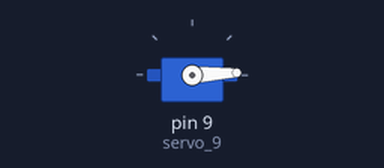
The sketch below on a simulated Arduino Uno, built with avr-gcc and run on an emulated ATmega328P. On the bench: servo.

Above: at 0.05 s.
At 1.3 s:
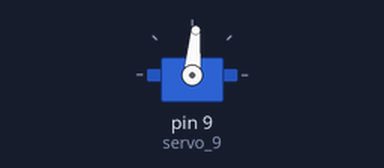
At 2.6 s:
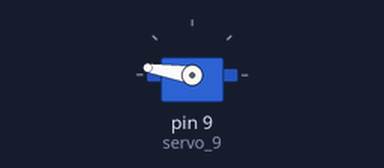
At 5.2 s:
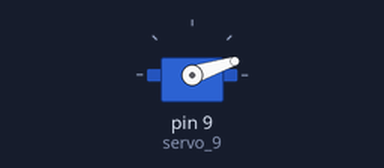
Timing chart, 0 to 7.1 s (numbered marks = the images above):
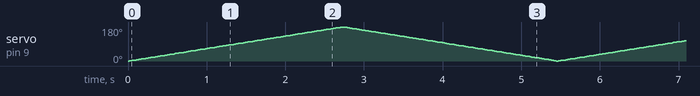

The sketch:

sketch3.ino
```cpp
#include <Servo.h>

int pos = 0;

Servo servo_9;

void setup()
{
  servo_9.attach(9);

}

void loop()
{
  for (pos = 0; pos <= 180; pos += 1) {

    servo_9.write(pos);

    delay(15);
  }
  for (pos = 180; pos >= 0; pos -= 1) {

    servo_9.write(pos);

    delay(15);
  }
}
```
